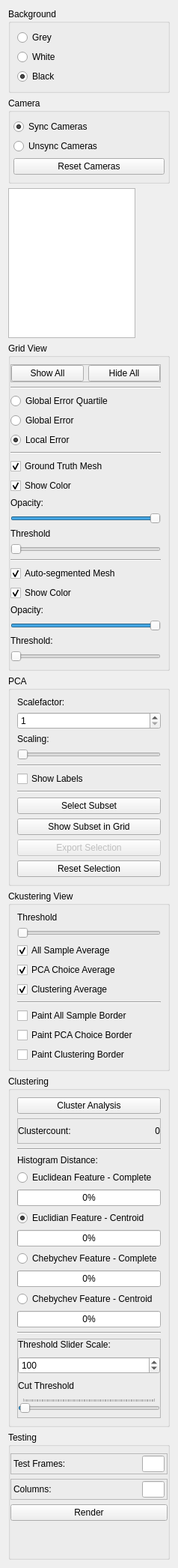
       <widget class="QWidget" name="scrollAreaWidgetContents">
        <property name="geometry">
         <rect>
          <x>0</x>
          <y>0</y>
          <width>211</width>
          <height>1986</height>
         </rect>
        </property>
        <layout class="QVBoxLayout" name="verticalLayout_7">
         <item>
          <widget class="QGroupBox" name="groupBox">
           <property name="title">
            <string>Background</string>
           </property>
           <layout class="QVBoxLayout" name="verticalLayout_8">
            <item>
             <widget class="QRadioButton" name="greyBG">
              <property name="text">
               <string>Grey</string>
              </property>
             </widget>
            </item>
            <item>
             <widget class="QRadioButton" name="whiteBG">
              <property name="text">
               <string>White</string>
              </property>
             </widget>
            </item>
            <item>
             <widget class="QRadioButton" name="blackBG">
              <property name="text">
               <string>Black</string>
              </property>
              <property name="checked">
               <bool>true</bool>
              </property>
             </widget>
            </item>
           </layout>
          </widget>
         </item>
         <item>
          <widget class="QGroupBox" name="CamerGB">
           <property name="title">
            <string>Camera</string>
           </property>
           <layout class="QVBoxLayout" name="verticalLayout_6">
            <property name="leftMargin">
             <number>4</number>
            </property>
            <property name="rightMargin">
             <number>4</number>
            </property>
            <item>
             <widget class="QRadioButton" name="SyncRB">
              <property name="text">
               <string>Sync Cameras</string>
              </property>
              <property name="checked">
               <bool>true</bool>
              </property>
             </widget>
            </item>
            <item>
             <widget class="QRadioButton" name="UnsyncRB">
              <property name="text">
               <string>Unsync Cameras</string>
              </property>
             </widget>
            </item>
            <item>
             <widget class="QPushButton" name="ResetBut">
              <property name="text">
               <string>Reset Cameras</string>
              </property>
             </widget>
            </item>
           </layout>
          </widget>
         </item>
         <item>
          <widget class="QTreeWidget" name="treeWidget">
           <property name="minimumSize">
            <size>
             <width>0</width>
             <height>200</height>
            </size>
           </property>
           <property name="maximumSize">
            <size>
             <width>170</width>
             <height>16777215</height>
            </size>
           </property>
           <property name="focusPolicy">
            <enum>Qt::ClickFocus</enum>
           </property>
           <property name="autoScroll">
            <bool>true</bool>
           </property>
           <property name="autoScrollMargin">
            <number>0</number>
           </property>
           <property name="autoExpandDelay">
            <number>0</number>
           </property>
           <property name="indentation">
            <number>0</number>
           </property>
           <property name="rootIsDecorated">
            <bool>false</bool>
           </property>
           <property name="itemsExpandable">
            <bool>false</bool>
           </property>
           <property name="sortingEnabled">
            <bool>false</bool>
           </property>
           <property name="animated">
            <bool>true</bool>
           </property>
           <property name="wordWrap">
            <bool>false</bool>
           </property>
           <property name="headerHidden">
            <bool>true</bool>
           </property>
           <property name="expandsOnDoubleClick">
            <bool>false</bool>
           </property>
           <property name="columnCount">
            <number>1</number>
           </property>
           <attribute name="headerDefaultSectionSize">
            <number>100</number>
           </attribute>
           <attribute name="headerMinimumSectionSize">
            <number>27</number>
           </attribute>
           <attribute name="headerStretchLastSection">
            <bool>false</bool>
           </attribute>
           <column>
            <property name="text">
             <string notr="true">1</string>
            </property>
           </column>
          </widget>
         </item>
         <item>
          <widget class="QGroupBox" name="VisualizationGB">
           <property name="enabled">
            <bool>true</bool>
           </property>
           <property name="title">
            <string>Grid View</string>
           </property>
           <layout class="QVBoxLayout" name="verticalLayout_5">
            <property name="leftMargin">
             <number>0</number>
            </property>
            <item>
             <widget class="QFrame" name="frame_7">
              <property name="frameShape">
               <enum>QFrame::StyledPanel</enum>
              </property>
              <property name="frameShadow">
               <enum>QFrame::Raised</enum>
              </property>
              <layout class="QHBoxLayout" name="horizontalLayout_8">
               <property name="margin">
                <number>0</number>
               </property>
               <item>
                <widget class="QPushButton" name="showAllBtn">
                 <property name="text">
                  <string>Show All</string>
                 </property>
                </widget>
               </item>
               <item>
                <widget class="QPushButton" name="hideAllBtn">
                 <property name="text">
                  <string>Hide All</string>
                 </property>
                </widget>
               </item>
              </layout>
             </widget>
            </item>
            <item>
             <widget class="Line" name="line_4">
              <property name="orientation">
               <enum>Qt::Horizontal</enum>
              </property>
             </widget>
            </item>
            <item>
             <widget class="QRadioButton" name="globalQuartRad">
              <property name="text">
               <string>Global Error Quartile</string>
              </property>
             </widget>
            </item>
            <item>
             <widget class="QRadioButton" name="globalRad">
              <property name="text">
               <string>Global Error</string>
              </property>
             </widget>
            </item>
            <item>
             <widget class="QRadioButton" name="localrad">
              <property name="text">
               <string>Local Error</string>
              </property>
              <property name="checked">
               <bool>true</bool>
              </property>
             </widget>
            </item>
            <item>
             <widget class="Line" name="line_2">
              <property name="orientation">
               <enum>Qt::Horizontal</enum>
              </property>
             </widget>
            </item>
            <item>
             <widget class="QCheckBox" name="ExpertCB">
              <property name="text">
               <string>Ground Truth Mesh</string>
              </property>
              <property name="checked">
               <bool>true</bool>
              </property>
             </widget>
            </item>
            <item>
             <widget class="QCheckBox" name="ExpertShowColorBut">
              <property name="text">
               <string>Show Color</string>
              </property>
              <property name="checked">
               <bool>true</bool>
              </property>
             </widget>
            </item>
            <item>
             <widget class="QLabel" name="label">
              <property name="text">
               <string>Opacity:</string>
              </property>
             </widget>
            </item>
            <item>
             <widget class="QSlider" name="ExpertSlider">
              <property name="sizePolicy">
               <sizepolicy hsizetype="Minimum" vsizetype="Minimum">
                <horstretch>0</horstretch>
                <verstretch>0</verstretch>
               </sizepolicy>
              </property>
              <property name="minimumSize">
               <size>
                <width>0</width>
                <height>0</height>
               </size>
              </property>
              <property name="maximumSize">
               <size>
                <width>16777215</width>
                <height>20</height>
               </size>
              </property>
              <property name="maximum">
               <number>100</number>
              </property>
              <property name="sliderPosition">
               <number>100</number>
              </property>
              <property name="orientation">
               <enum>Qt::Horizontal</enum>
              </property>
             </widget>
            </item>
            <item>
             <widget class="QLabel" name="label_4">
              <property name="text">
               <string>Threshold</string>
              </property>
             </widget>
            </item>
            <item>
             <widget class="QSlider" name="ExpertThresholdSlider">
              <property name="maximum">
               <number>100</number>
              </property>
              <property name="pageStep">
               <number>5</number>
              </property>
              <property name="value">
               <number>0</number>
              </property>
              <property name="sliderPosition">
               <number>0</number>
              </property>
              <property name="orientation">
               <enum>Qt::Horizontal</enum>
              </property>
             </widget>
            </item>
            <item>
             <widget class="Line" name="line">
              <property name="orientation">
               <enum>Qt::Horizontal</enum>
              </property>
             </widget>
            </item>
            <item>
             <widget class="QCheckBox" name="IracCB">
              <property name="text">
               <string>Auto-segmented Mesh</string>
              </property>
              <property name="checked">
               <bool>true</bool>
              </property>
             </widget>
            </item>
            <item>
             <widget class="QCheckBox" name="SegShowColorBut">
              <property name="text">
               <string>Show Color</string>
              </property>
              <property name="checked">
               <bool>true</bool>
              </property>
             </widget>
            </item>
            <item>
             <widget class="QLabel" name="label_2">
              <property name="text">
               <string>Opacity:</string>
              </property>
             </widget>
            </item>
            <item>
             <widget class="QSlider" name="IracSlider">
              <property name="maximum">
               <number>100</number>
              </property>
              <property name="sliderPosition">
               <number>100</number>
              </property>
              <property name="orientation">
               <enum>Qt::Horizontal</enum>
              </property>
             </widget>
            </item>
            <item>
             <widget class="QLabel" name="label_3">
              <property name="text">
               <string>Threshold:</string>
              </property>
             </widget>
            </item>
            <item>
             <widget class="QSlider" name="SegThresholdSlider">
              <property name="maximum">
               <number>100</number>
              </property>
              <property name="value">
               <number>0</number>
              </property>
              <property name="sliderPosition">
               <number>0</number>
              </property>
              <property name="orientation">
               <enum>Qt::Horizontal</enum>
              </property>
             </widget>
            </item>
           </layout>
          </widget>
         </item>
         <item>
          <widget class="QGroupBox" name="pcaGB">
           <property name="title">
            <string>PCA</string>
           </property>
           <layout class="QVBoxLayout" name="verticalLayout_13">
            <item>
             <widget class="QLabel" name="label_14">
              <property name="text">
               <string>Scalefactor:</string>
              </property>
             </widget>
            </item>
            <item>
             <widget class="QSpinBox" name="scalefactorSB">
              <property name="minimum">
               <number>1</number>
              </property>
              <property name="maximum">
               <number>1000000000</number>
              </property>
             </widget>
            </item>
            <item>
             <widget class="QLabel" name="label_8">
              <property name="text">
               <string>Scaling:</string>
              </property>
             </widget>
            </item>
            <item>
             <widget class="QSlider" name="pcaScalingSlider">
              <property name="minimum">
               <number>1</number>
              </property>
              <property name="maximum">
               <number>100</number>
              </property>
              <property name="tracking">
               <bool>true</bool>
              </property>
              <property name="orientation">
               <enum>Qt::Horizontal</enum>
              </property>
             </widget>
            </item>
            <item>
             <widget class="Line" name="line_7">
              <property name="orientation">
               <enum>Qt::Horizontal</enum>
              </property>
             </widget>
            </item>
            <item>
             <widget class="QCheckBox" name="pcaLabelsCB">
              <property name="text">
               <string>Show Labels</string>
              </property>
             </widget>
            </item>
            <item>
             <widget class="Line" name="line_8">
              <property name="orientation">
               <enum>Qt::Horizontal</enum>
              </property>
             </widget>
            </item>
            <item>
             <widget class="QPushButton" name="selClusterHighlightingBt">
              <property name="text">
               <string>Select Subset</string>
              </property>
             </widget>
            </item>
            <item>
             <widget class="QPushButton" name="showSelectionButton">
              <property name="text">
               <string>Show Subset in Grid</string>
              </property>
             </widget>
            </item>
            <item>
             <widget class="QPushButton" name="expSelectionBt">
              <property name="enabled">
               <bool>false</bool>
              </property>
              <property name="text">
               <string>Export Selection</string>
              </property>
             </widget>
            </item>
            <item>
             <widget class="QPushButton" name="noSelectionBt">
              <property name="text">
               <string>Reset Selection</string>
              </property>
             </widget>
            </item>
           </layout>
          </widget>
         </item>
         <item>
          <widget class="QGroupBox" name="avgGB">
           <property name="title">
            <string>Ckustering View</string>
           </property>
           <layout class="QVBoxLayout" name="verticalLayout_14">
            <item>
             <widget class="QLabel" name="label_9">
              <property name="text">
               <string>Threshold</string>
              </property>
             </widget>
            </item>
            <item>
             <widget class="QSlider" name="avgThresholdSlider">
              <property name="minimum">
               <number>0</number>
              </property>
              <property name="maximum">
               <number>100</number>
              </property>
              <property name="orientation">
               <enum>Qt::Horizontal</enum>
              </property>
             </widget>
            </item>
            <item>
             <widget class="QCheckBox" name="AllSampleCB">
              <property name="text">
               <string>All Sample Average</string>
              </property>
              <property name="checked">
               <bool>true</bool>
              </property>
             </widget>
            </item>
            <item>
             <widget class="QCheckBox" name="PCAchoiceCB">
              <property name="text">
               <string>PCA Choice Average</string>
              </property>
              <property name="checked">
               <bool>true</bool>
              </property>
             </widget>
            </item>
            <item>
             <widget class="QCheckBox" name="ClusteringCB">
              <property name="text">
               <string>Clustering Average</string>
              </property>
              <property name="checked">
               <bool>true</bool>
              </property>
             </widget>
            </item>
            <item>
             <widget class="Line" name="line_6">
              <property name="orientation">
               <enum>Qt::Horizontal</enum>
              </property>
             </widget>
            </item>
            <item>
             <widget class="QCheckBox" name="allSampleBorderCB">
              <property name="text">
               <string>Paint All Sample Border</string>
              </property>
             </widget>
            </item>
            <item>
             <widget class="QCheckBox" name="PCAchoiceBorderCB">
              <property name="text">
               <string>Paint PCA Choice Border</string>
              </property>
             </widget>
            </item>
            <item>
             <widget class="QCheckBox" name="clusteringBorderCB">
              <property name="text">
               <string>Paint Clustering Border</string>
              </property>
             </widget>
            </item>
           </layout>
          </widget>
         </item>
         <item>
          <widget class="QGroupBox" name="clusteringGB">
           <property name="title">
            <string>Clustering</string>
           </property>
           <layout class="QVBoxLayout" name="verticalLayout_15">
            <item>
             <widget class="QPushButton" name="clusterHighlightingBt">
              <property name="text">
               <string>Cluster Analysis</string>
              </property>
             </widget>
            </item>
            <item>
             <widget class="QFrame" name="frame_3">
              <property name="frameShape">
               <enum>QFrame::StyledPanel</enum>
              </property>
              <property name="frameShadow">
               <enum>QFrame::Raised</enum>
              </property>
              <layout class="QHBoxLayout" name="horizontalLayout">
               <property name="leftMargin">
                <number>0</number>
               </property>
               <property name="rightMargin">
                <number>0</number>
               </property>
               <item>
                <widget class="QLabel" name="label_11">
                 <property name="text">
                  <string>Clustercount:</string>
                 </property>
                </widget>
               </item>
               <item>
                <widget class="QLabel" name="clusterCountLabel">
                 <property name="frameShape">
                  <enum>QFrame::NoFrame</enum>
                 </property>
                 <property name="frameShadow">
                  <enum>QFrame::Plain</enum>
                 </property>
                 <property name="text">
                  <string>0</string>
                 </property>
                 <property name="alignment">
                  <set>Qt::AlignRight|Qt::AlignTrailing|Qt::AlignVCenter</set>
                 </property>
                </widget>
               </item>
              </layout>
             </widget>
            </item>
            <item>
             <widget class="Line" name="line_3">
              <property name="orientation">
               <enum>Qt::Horizontal</enum>
              </property>
             </widget>
            </item>
            <item>
             <widget class="QLabel" name="label_13">
              <property name="text">
               <string>Histogram Distance:</string>
              </property>
             </widget>
            </item>
            <item>
             <widget class="QRadioButton" name="edml_Bt">
              <property name="text">
               <string>Euclidean Feature - Complete </string>
              </property>
             </widget>
            </item>
            <item>
             <widget class="QProgressBar" name="edml_PB">
              <property name="value">
               <number>0</number>
              </property>
             </widget>
            </item>
            <item>
             <widget class="QRadioButton" name="edal_bt">
              <property name="text">
               <string>Euclidian Feature - Centroid</string>
              </property>
              <property name="checked">
               <bool>true</bool>
              </property>
             </widget>
            </item>
            <item>
             <widget class="QProgressBar" name="edal_PB">
              <property name="value">
               <number>0</number>
              </property>
             </widget>
            </item>
            <item>
             <widget class="QRadioButton" name="mdml_bt">
              <property name="text">
               <string>Chebychev Feature - Complete</string>
              </property>
             </widget>
            </item>
            <item>
             <widget class="QProgressBar" name="mdml_PB">
              <property name="value">
               <number>0</number>
              </property>
             </widget>
            </item>
            <item>
             <widget class="QRadioButton" name="mdal_bt">
              <property name="text">
               <string>Chebychev Feature - Centroid</string>
              </property>
             </widget>
            </item>
            <item>
             <widget class="QProgressBar" name="mdal_PB">
              <property name="value">
               <number>0</number>
              </property>
             </widget>
            </item>
            <item>
             <widget class="Line" name="line_5">
              <property name="orientation">
               <enum>Qt::Horizontal</enum>
              </property>
             </widget>
            </item>
            <item>
             <widget class="QFrame" name="ClusteringThresholdFrame">
              <property name="frameShape">
               <enum>QFrame::StyledPanel</enum>
              </property>
              <property name="frameShadow">
               <enum>QFrame::Raised</enum>
              </property>
              <layout class="QVBoxLayout" name="verticalLayout_3">
               <property name="spacing">
                <number>9</number>
               </property>
               <property name="leftMargin">
                <number>0</number>
               </property>
               <property name="topMargin">
                <number>0</number>
               </property>
               <property name="rightMargin">
                <number>0</number>
               </property>
               <property name="bottomMargin">
                <number>6</number>
               </property>
               <item>
                <widget class="QLabel" name="label_15">
                 <property name="text">
                  <string>Threshold Slider Scale:</string>
                 </property>
                </widget>
               </item>
               <item>
                <widget class="QSpinBox" name="MaxClusterNumberSB">
                 <property name="minimum">
                  <number>2</number>
                 </property>
                 <property name="maximum">
                  <number>1000</number>
                 </property>
                 <property name="value">
                  <number>100</number>
                 </property>
                </widget>
               </item>
               <item>
                <widget class="QLabel" name="label_10">
                 <property name="text">
                  <string>Cut Threshold</string>
                 </property>
                </widget>
               </item>
               <item>
                <widget class="QSlider" name="clusteringThresholdSlider">
                 <property name="minimum">
                  <number>0</number>
                 </property>
                 <property name="maximum">
                  <number>100</number>
                 </property>
                 <property name="sliderPosition">
                  <number>1</number>
                 </property>
                 <property name="orientation">
                  <enum>Qt::Horizontal</enum>
                 </property>
                 <property name="tickPosition">
                  <enum>QSlider::TicksAbove</enum>
                 </property>
                 <property name="tickInterval">
                  <number>1</number>
                 </property>
                </widget>
               </item>
              </layout>
             </widget>
            </item>
           </layout>
          </widget>
         </item>
         <item>
          <widget class="QGroupBox" name="TestingGB">
           <property name="enabled">
            <bool>true</bool>
           </property>
           <property name="sizePolicy">
            <sizepolicy hsizetype="Minimum" vsizetype="Minimum">
             <horstretch>0</horstretch>
             <verstretch>0</verstretch>
            </sizepolicy>
           </property>
           <property name="minimumSize">
            <size>
             <width>1</width>
             <height>0</height>
            </size>
           </property>
           <property name="title">
            <string>Testing</string>
           </property>
           <layout class="QVBoxLayout" name="verticalLayout_4">
            <property name="leftMargin">
             <number>0</number>
            </property>
            <property name="rightMargin">
             <number>0</number>
            </property>
            <item>
             <widget class="QFrame" name="frame">
              <property name="sizePolicy">
               <sizepolicy hsizetype="Minimum" vsizetype="Minimum">
                <horstretch>0</horstretch>
                <verstretch>0</verstretch>
               </sizepolicy>
              </property>
              <property name="frameShape">
               <enum>QFrame::StyledPanel</enum>
              </property>
              <property name="frameShadow">
               <enum>QFrame::Raised</enum>
              </property>
              <layout class="QHBoxLayout" name="horizontalLayout_2">
               <property name="leftMargin">
                <number>3</number>
               </property>
               <property name="topMargin">
                <number>2</number>
               </property>
               <property name="rightMargin">
                <number>3</number>
               </property>
               <property name="bottomMargin">
                <number>2</number>
               </property>
               <item>
                <widget class="QLabel" name="TestFramesLabel">
                 <property name="sizePolicy">
                  <sizepolicy hsizetype="Minimum" vsizetype="Minimum">
                   <horstretch>0</horstretch>
                   <verstretch>0</verstretch>
                  </sizepolicy>
                 </property>
                 <property name="minimumSize">
                  <size>
                   <width>20</width>
                   <height>0</height>
                  </size>
                 </property>
                 <property name="text">
                  <string>Test Frames:</string>
                 </property>
                </widget>
               </item>
               <item>
                <widget class="QLineEdit" name="TestFramesLEdit">
                 <property name="sizePolicy">
                  <sizepolicy hsizetype="Minimum" vsizetype="Minimum">
                   <horstretch>0</horstretch>
                   <verstretch>0</verstretch>
                  </sizepolicy>
                 </property>
                 <property name="minimumSize">
                  <size>
                   <width>30</width>
                   <height>10</height>
                  </size>
                 </property>
                 <property name="maximumSize">
                  <size>
                   <width>20</width>
                   <height>50</height>
                  </size>
                 </property>
                 <property name="text">
                  <string/>
                 </property>
                 <property name="alignment">
                  <set>Qt::AlignRight|Qt::AlignTrailing|Qt::AlignVCenter</set>
                 </property>
                </widget>
               </item>
              </layout>
             </widget>
            </item>
            <item>
             <widget class="QFrame" name="frame_2">
              <property name="sizePolicy">
               <sizepolicy hsizetype="Minimum" vsizetype="Minimum">
                <horstretch>0</horstretch>
                <verstretch>0</verstretch>
               </sizepolicy>
              </property>
              <property name="frameShape">
               <enum>QFrame::StyledPanel</enum>
              </property>
              <property name="frameShadow">
               <enum>QFrame::Raised</enum>
              </property>
              <layout class="QHBoxLayout" name="horizontalLayout_3">
               <property name="leftMargin">
                <number>3</number>
               </property>
               <property name="topMargin">
                <number>2</number>
               </property>
               <property name="rightMargin">
                <number>3</number>
               </property>
               <property name="bottomMargin">
                <number>2</number>
               </property>
               <item>
                <widget class="QLabel" name="ColumnsLabel">
                 <property name="sizePolicy">
                  <sizepolicy hsizetype="Expanding" vsizetype="Preferred">
                   <horstretch>0</horstretch>
                   <verstretch>0</verstretch>
                  </sizepolicy>
                 </property>
                 <property name="minimumSize">
                  <size>
                   <width>50</width>
                   <height>0</height>
                  </size>
                 </property>
                 <property name="text">
                  <string>Columns:</string>
                 </property>
                </widget>
               </item>
               <item>
                <widget class="QLineEdit" name="ColumnsLEdit">
                 <property name="sizePolicy">
                  <sizepolicy hsizetype="Minimum" vsizetype="Minimum">
                   <horstretch>0</horstretch>
                   <verstretch>0</verstretch>
                  </sizepolicy>
                 </property>
                 <property name="minimumSize">
                  <size>
                   <width>30</width>
                   <height>10</height>
                  </size>
                 </property>
                 <property name="maximumSize">
                  <size>
                   <width>20</width>
                   <height>50</height>
                  </size>
                 </property>
                 <property name="alignment">
                  <set>Qt::AlignRight|Qt::AlignTrailing|Qt::AlignVCenter</set>
                 </property>
                </widget>
               </item>
              </layout>
             </widget>
            </item>
            <item>
             <widget class="QPushButton" name="RenderButton">
              <property name="text">
               <string>Render</string>
              </property>
             </widget>
            </item>
            <item>
             <spacer name="verticalSpacer">
              <property name="orientation">
               <enum>Qt::Vertical</enum>
              </property>
              <property name="sizeHint" stdset="0">
               <size>
                <width>20</width>
                <height>40</height>
               </size>
              </property>
             </spacer>
            </item>
           </layout>
          </widget>
         </item>
         <item>
          <spacer name="verticalSpacer_2">
           <property name="orientation">
            <enum>Qt::Vertical</enum>
           </property>
           <property name="sizeHint" stdset="0">
            <size>
             <width>20</width>
             <height>40</height>
            </size>
           </property>
          </spacer>
         </item>
        </layout>
       </widget>
